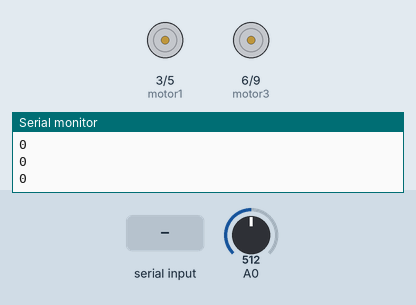
Simulated run of this sketch. Board: Arduino Uno, built with avr-gcc and run on an emulated ATmega328P. Parts: motor-driver pin pairs drawn as motors (green arrow = first pin HIGH = forward, orange = second pin HIGH = backward, longer = more drive), the last lines printed to the serial monitor. Inputs (shaded band) come from the test bench; at power-on: A0 = 512.

Above: at 1.2 s.
1.3 s: "90,45\n" received over Serial
At 2.2 s:
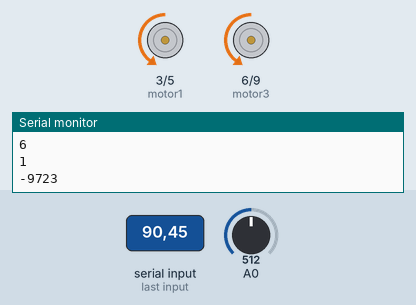
Timing chart, 0 to 4.3 s (numbered marks = the images above; inputs shaded):
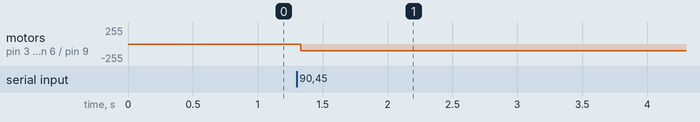

Measured:
- after the input at 1.3 s, motor on pin 3 (motor1) / pin 5 (motor2), motor on pin 6 (motor3) / pin 9 (motor4): stopped → backward 100/255 at once

The sketch:

bluetooth.ino
```cpp
byte   d = 0;
byte motor1 = 3, motor2 = 5, motor3 = 6, motor4 =9 , echo = 10 , trig = 11 ,x=0,RS=7, LS=2, MS =4, left = 0, right = 0 , med = 0,pr=1,pl=1,pm=1 , SoundSensor = 8;
float take =0 ,give = 0 ;int counter = 0 , RightSmooth =0, Right = 0 , LeftSmooth = 0 , Left = 0;
char state;int current, i=0 ,dd =0, number = 0;
char distance[4];
void setup() {
  // put your setup code here, to run once:
Serial.begin(9600);
pinMode(motor1,OUTPUT);
pinMode(motor2,OUTPUT);
pinMode(motor3,OUTPUT);
pinMode(motor4,OUTPUT);
pinMode(echo,INPUT);
pinMode(RS,INPUT) ;
pinMode(LS,INPUT) ;
pinMode(MS,INPUT) ;
pinMode(trig,OUTPUT);
}
void Forward ()
{
  digitalWrite(motor1,LOW);
    analogWrite(motor2,127);
    digitalWrite(motor3,LOW);
    analogWrite(motor4,127);
}
void Back ()
{
    digitalWrite(motor2,LOW);
    analogWrite(motor1,127);
    digitalWrite(motor4,LOW);
    analogWrite(motor3,127);
}
void forward ()
{
    digitalWrite(motor1,LOW);
    analogWrite(motor2,100);
    digitalWrite(motor3,LOW);
    analogWrite(motor4,100);
}
void turnLeft ()
{
    analogWrite(motor1,0);
    analogWrite(motor2,200);
    analogWrite(motor3,200);
    digitalWrite(motor4,0);
}
void turnRight ()
{
    digitalWrite(motor1,LOW);
    digitalWrite(motor2,LOW);
    digitalWrite(motor3,LOW);
    analogWrite(motor4,200);
}
void turnLeftSmooth ()
{
    analogWrite(motor1,150);
    analogWrite(motor2,0);
    analogWrite(motor3,75);
    analogWrite(motor4,0);
}
void turnRightSmooth ()
{
    analogWrite(motor1,0);
    analogWrite(motor2,150);
    analogWrite(motor3,0);
    analogWrite(motor4,75);
}
void Stop ()
{
    digitalWrite(motor1,LOW);
    analogWrite(motor2,0);
    digitalWrite(motor3,LOW);
    analogWrite(motor4,0);
}
void wait()
{
  turnRight();
}
int reading ()
{
  int val = 0;
      val=analogRead(0);   //connect mic sensor to Analog 0
      if (val <= 466 && val >=422 )
      val = 0;
      if (val != 0)
      x++;
      delay(100);
      return x;
      if (x ==45)
      x = 0;
      Serial.println(x);
}
void back()
{
  digitalWrite(motor2,LOW);
    analogWrite(motor1,100);
    digitalWrite(motor4,LOW);
    analogWrite(motor3,100);
}

void loop() {
  // put your main code here, to run repeatedly:
  i = 0;dd=0;
while (Serial.available() )
  {
    dd=1;
    current = Serial.read();
    distance[i] = current - 48;
    i++;
    Serial.println(i);
    if (current == 47 || current == 58 )
    {
      break;
    }
  }
  Serial.println(dd);
  if (dd == 1)
  {
    if (i == 2)
    number = distance[0]*10+distance[1];
  else if (i == 1)
  number = distance[0];
  Serial.println(number);
       if ( (number%10) == 0)
   {
    int see = number/10;
     while (1)
     {
      forward();
      d = reading();
      if ( d == see*3 )
      {
      Stop();
      x = 0;
      break;
      } } }
      else {
        int see = number/10;
        while (1)
     {
      forward();
      d = reading();
      if ( d == see*3 )
      { delay(50);
      Stop();
      x = 0;
      break;
      } } }
  }
  else
  {
    int u=0;
  }
}
```
